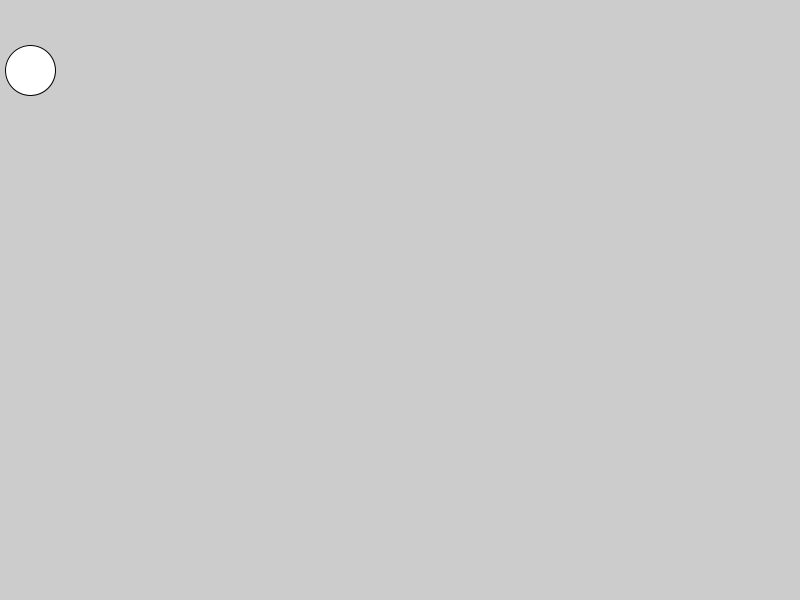
Frame 1 (no input)
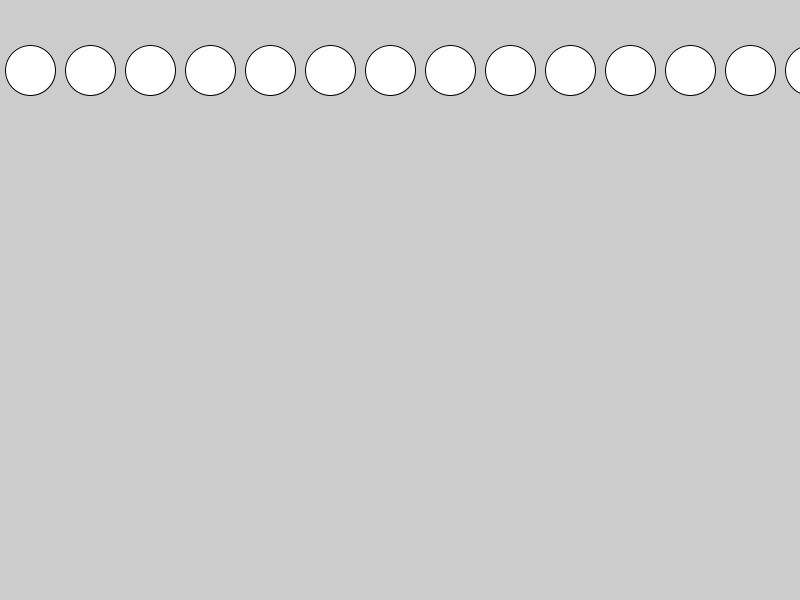
Frame 60 (the mouse pressed at the canvas centre just before this capture)
Frame 120 (the mouse held since frame 60 and released just before this capture): identical to frame 60, image omitted

The Processing sketch that drew these frames (run headless with seeded random() and noise(); from frame 60 on, the mouse is pressed at the canvas centre):

// Processing sketch: sample03_01
// ── sample03_01.pde
float x = 30.0; //変数xの宣言と値の初期化-(1)

void setup() {
  size(800, 600);
}

void draw() {
  drawCircle();
}

void drawCircle() {
  ellipse(x, 70.0, 50.0, 50.0); //変数xの値の利用。半径25の円を描く。-(2)
  x += 60.0; //変数xの値の増加-(3)
}
